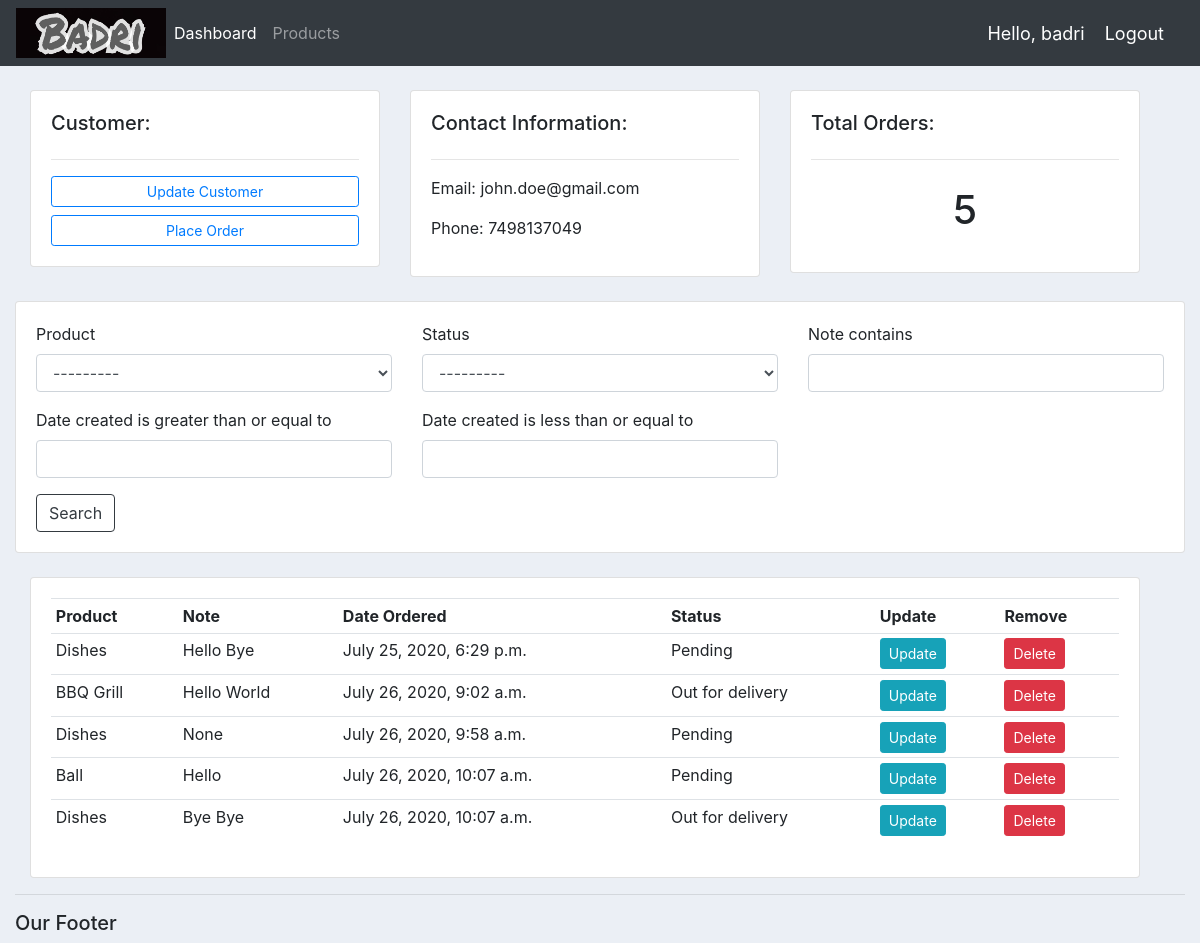
The app's page /customer/1/ (signed in) with its own data.
### accounts/models.py (models this page shows, shortened)
class Customer(models.Model):
    name = models.CharField(max_length=200, null=True)
    phone = models.CharField(max_length=200, null=True)
    email = models.EmailField()
    date_created = models.DateTimeField(auto_now_add=True)

class Order(models.Model):
    STATUS = (
        ('Pending', 'Pending'),
        ('Out for delivery', 'Out for delivery'),
        ('Delivered', 'Delivered'),
    )
    customer = models.ForeignKey(Customer, null=True, on_delete=models.SET_NULL)
    product = models.ForeignKey(Product, null=True, on_delete=models.SET_NULL)
    date_created = models.DateTimeField(auto_now_add=True, null=True)
    status = models.CharField(max_length=200, null=True, choices=STATUS)
    note = models.CharField(max_length=1000, null=True)

class Product(models.Model):
    CATEGORY = (
        ('Indoor', 'Indoor'),
        ('Out Door', 'Out Door'),
    )
    name = models.CharField(max_length=200, null=True)
    price = models.FloatField(null=True)
    category = models.CharField(max_length=200, null=True, choices=CATEGORY)
    description = models.CharField(max_length=200, null=True)
    date_created = models.DateTimeField(auto_now_add=True, null=True)
    tags = models.ManyToManyField(Tag)
    def __str__(self):
        return self.name

### accounts/views.py (the view)
# urls.py: path('customer/<str:pk_test>/', views.customer, name='customer'),
@login_required(login_url='login')
def customer(request, pk_test):
    customer = Customer.objects.get(id = pk_test)
    orders = customer.order_set.all()
    order_count = orders.count()
    myfilter = OrderFilter(request.GET, queryset=orders)
    orders = myfilter.qs
    context = {
        'customer': customer,
        'orders': orders,
        'order_count': order_count,
        'myfilter': myfilter,
    }
    return render(request, 'accounts/customer.html', context)

### accounts/templates/accounts/customer.html
{% extends "accounts/main.html" %}
{% load crispy_forms_tags %}
{% block content %}
    <br>
    <div class="row container-fluid">
        <div class="col-md">
            <div class="card card-body">
                <h5>Customer:</h5>
                <hr>
                <a class="btn btn-outline-primary btn-sm btn-block" href="">Update Customer</a>
                <a class="btn btn-outline-primary btn-sm btn-block" href="{% url 'create_order' customer.id %}">Place Order</a>
            </div>
        </div>
        <div class="col-md">
            <div class="card card-body">
                <h5>Contact Information:</h5>
                <hr>
                <p>Email:  {{ customer.email }}</p>
                <p>Phone:  {{ customer.phone }}</p>
            </div>
        </div>
        <div class="col-md">
            <div class="card card-body">
                <h5>Total Orders:</h5>
                <hr>
                <h1 style="text-align: center; padding: 10px;">{{ order_count }}</h1>
            </div>
        </div>
    </div>
    <br>
    <div class="row">
        <div class="col">
            <div class="card card-body">
                <form action="" method="GET">
                    <div class="row">
                        <div class="col-sm-4">
                            {{ myfilter.form.product|as_crispy_field }}
                        </div>
                        <div class="col-sm-4">
                            {{ myfilter.form.status|as_crispy_field }}
                        </div>
                        <div class="col-sm-4">
                            {{ myfilter.form.note|as_crispy_field }}
                        </div>
                        <div class="col-sm-4">
                            {{ myfilter.form.start_date|as_crispy_field }}
                        </div>
                        <div class="col-sm-4">
                            {{ myfilter.form.end_date|as_crispy_field }}
                        </div>
                    </div>
                    <button class="btn btn-outline-dark" type="submit">Search</button>
                </form>
            </div>
        </div>
    </div>
    <br>
    <div class="row container-fluid">
        <div class="col-md">
            <div class="card card-body">
                <table class="table table-sm">
                    <tr>
                        <th>Product</th>
                        <th>Note</th>
                        <th>Date Ordered</th>
                        <th>Status</th>
                        <th>Update</th>
                        <th>Remove</th>
                    </tr>
                    {% for ord in orders %}
                        <tr>
                            <td>{{ ord.product }}</td>
                            <td>{{ ord.note }}</td>
                            <td>{{ ord.date_created }}</td>
                            <td>{{ ord.status }}</td>
                            <td><a class="btn btn-sm btn-info" href="{% url 'update_order' ord.id %}">Update</a></td>
                            <td><a class="btn btn-sm btn-danger" href="{% url 'delete_order' ord.id %}">Delete</a></td>
                        </tr>
                    {% endfor %}
                </table>
            </div>
        </div>
    </div>
{% endblock %}

### accounts/templates/accounts/navbar.html (shortened to what this page needs)
{% load static %}
<nav class="navbar navbar-expand-lg navbar-dark bg-dark">
    <img src="{% static 'images/logo3.png' %}" alt="Logo" width="150px" height="50px">
    <div class="collapse navbar-collapse" id="navbarNav">
      <ul class="navbar-nav">
        <li class="nav-item active">
          <a class="nav-link" href="{% url 'home' %}">Dashboard</a>
        </li>
        <li class="nav-item">
          <a class="nav-link" href="{% url 'products' %}">Products</a>
        </li>
      </ul>
    </div>
    <span class="hello-msg">Hello, {{ request.user }}</span>
    <span><a class="hello-msg" href="{% url 'logout' %}">Logout</a></span>
  </nav>

### static/css/main.css (style rules this page uses)
.solid_body { background-color: #ebeff5; }

### accounts/templates/accounts/navbar.html (style rules this page uses)
.hello-msg { font-size: 18px; color: #fff; margin-right: 20px; }

### records on screen
Customer: email "john.doe@gmail.com", phone "7498137049"
Order: product "Dishes", note "Hello Bye", date_created "July 25, 2020, 6:29 p.m.", status "Pending"
Order: product "BBQ Grill", note "Hello World", date_created "July 26, 2020, 9:02 a.m.", status "Out for delivery"
Order: product "Dishes", note "None", date_created "July 26, 2020, 9:58 a.m.", status "Pending"
Order: product "Ball", note "Hello", date_created "July 26, 2020, 10:07 a.m.", status "Pending"
Order: product "Dishes", note "Bye Bye", date_created "July 26, 2020, 10:07 a.m.", status "Out for delivery"

### other values on screen
{{ request.user }} "badri"
{{ order_count }} "5"
